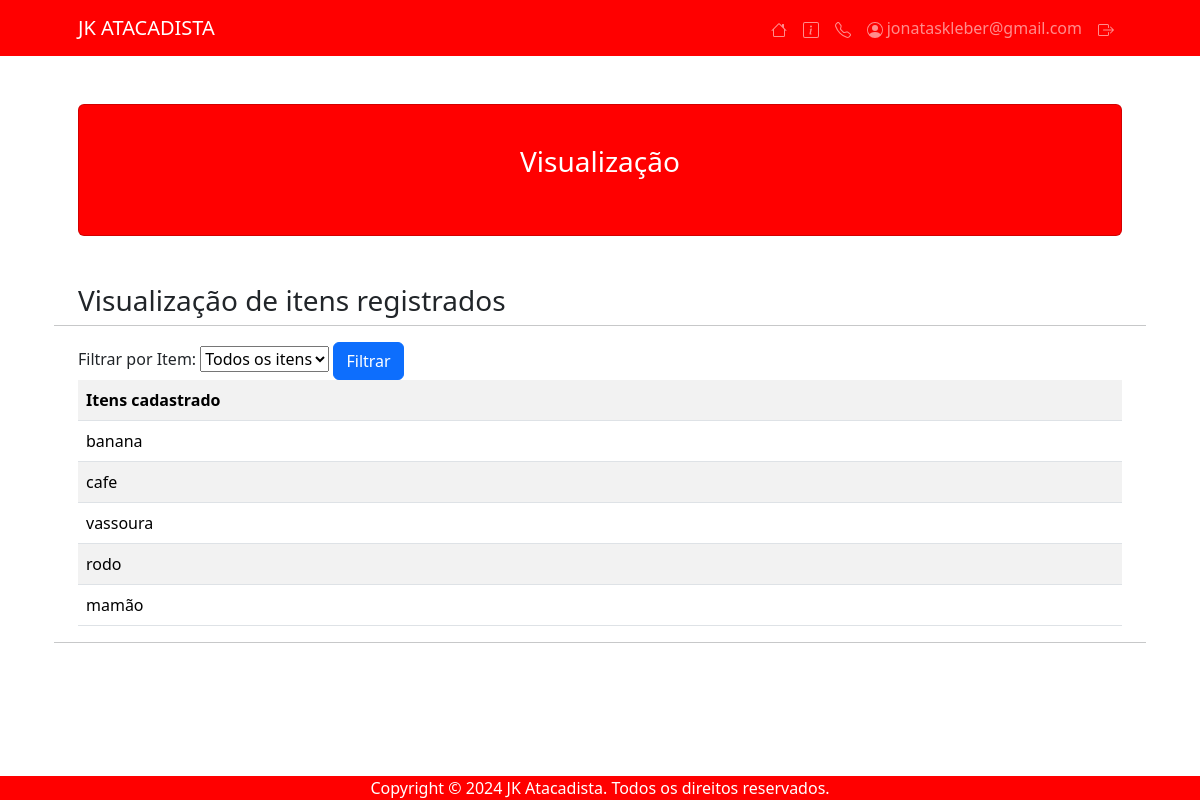
Before: /visualizar/ (signed in) with the older database file.
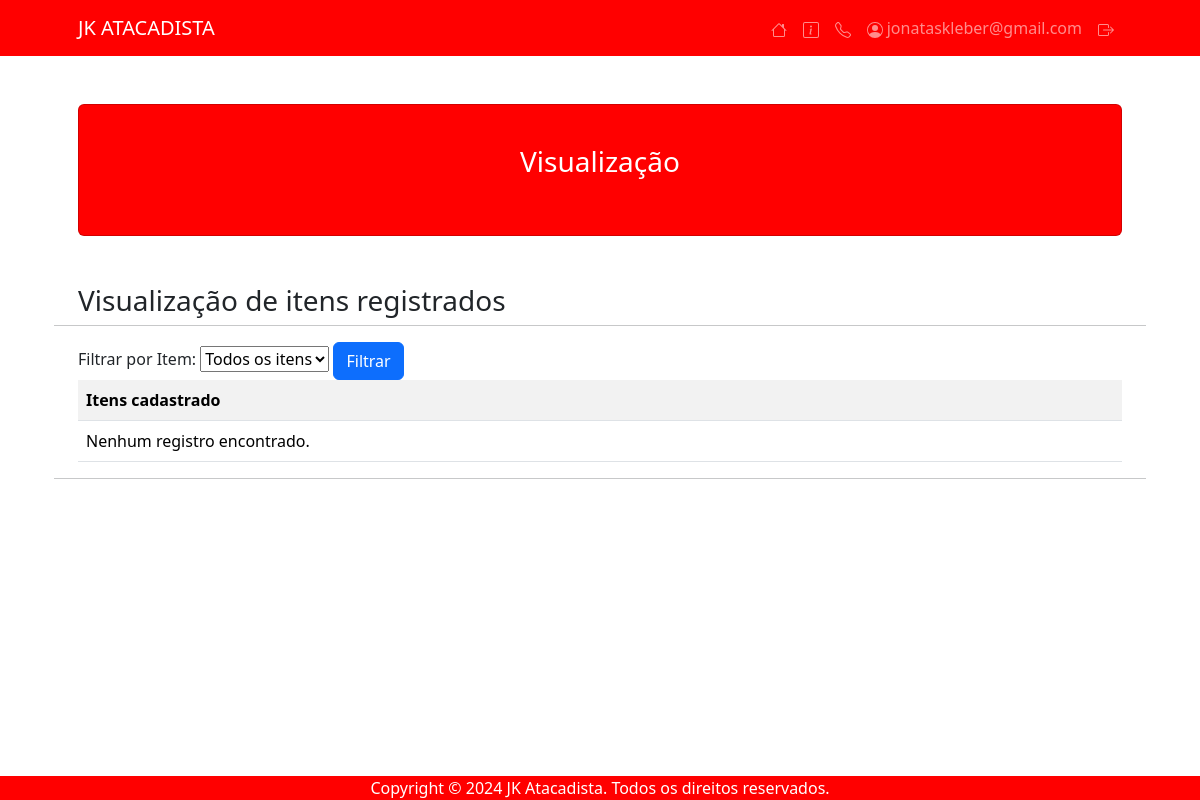
After: the same page with the newer database file.
### usuarios/models.py (models this page shows)
class Item(models.Model):
    usuario = models.CharField(max_length=200)
    nome_aluno = models.CharField(max_length= 200) #CharField se refere ao tipo de atributo que nesse caso é Char
    item = models.CharField(User, max_length= 200)

### usuarios/views.py (the view, shortened to what this page needs)
# urls.py: path('visualizar/', views.visualizar, name = 'visualizar'),
def visualizar(request):
    if request.method == "GET":
        if request.user.is_authenticated:
            lista_item = Item.objects.filter(nome_aluno=request.user.first_name)
            dicionario_item = {'lista_item': lista_item}
            return render(request, 'usuarios/visualizar.html', dicionario_item)
        else:
            return render(request, 'usuarios/login.html', {'error_message': 'Cara, acho que você errou alguma coisa.'})

### usuarios/templates/usuarios/visualizar.html (shortened to what this page needs)
{% extends 'usuarios/base.html' %}
{% block titulo %}<h3>Visualização</h3>{% endblock %}
{% block conteudo %}
<h3>Visualização de itens registrados</h3>
<hr>
<form action="{% url 'visualizar' %}" method="POST">
    <div class="filter">
        <label for="itemaName">Filtrar por Item:</label>
        <select name="item">
            <option>Todos os itens</option>
        </select>
        <button type="submit" class="btn btn-primary">Filtrar</button>
    </div>
</form>
<div class="table-responsive">
    <table class="table table-striped">
        <tr>
            <th>Itens cadastrado</th>
        </tr>
        {% for campo in lista_item %}
        <tr>
            <td>{{ campo.item }}</td>
        {% empty %}
        <tr>
            <td colspan="6">Nenhum registro encontrado.</td>
        </tr>
        {% endfor %}
    </table>
</div>
<hr>
{% endblock %}

Changed rows visible on the page:
removed Item: item "banana"
removed Item: item "cafe"
removed Item: item "vassoura"
removed Item: item "rodo"
removed Item: item "mamão"
Other visible differences:
text now shown: "Nenhum registro encontrado."
